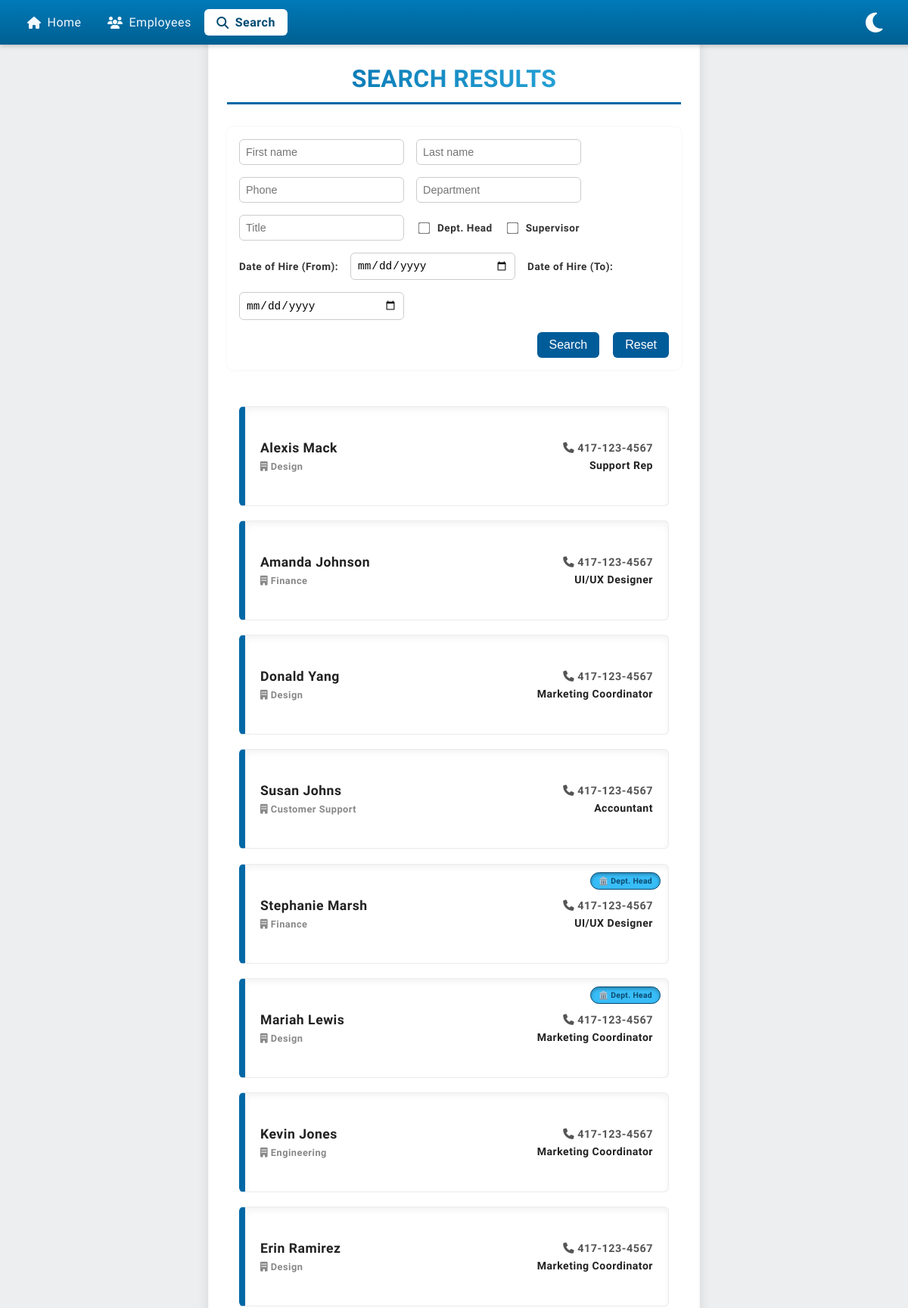
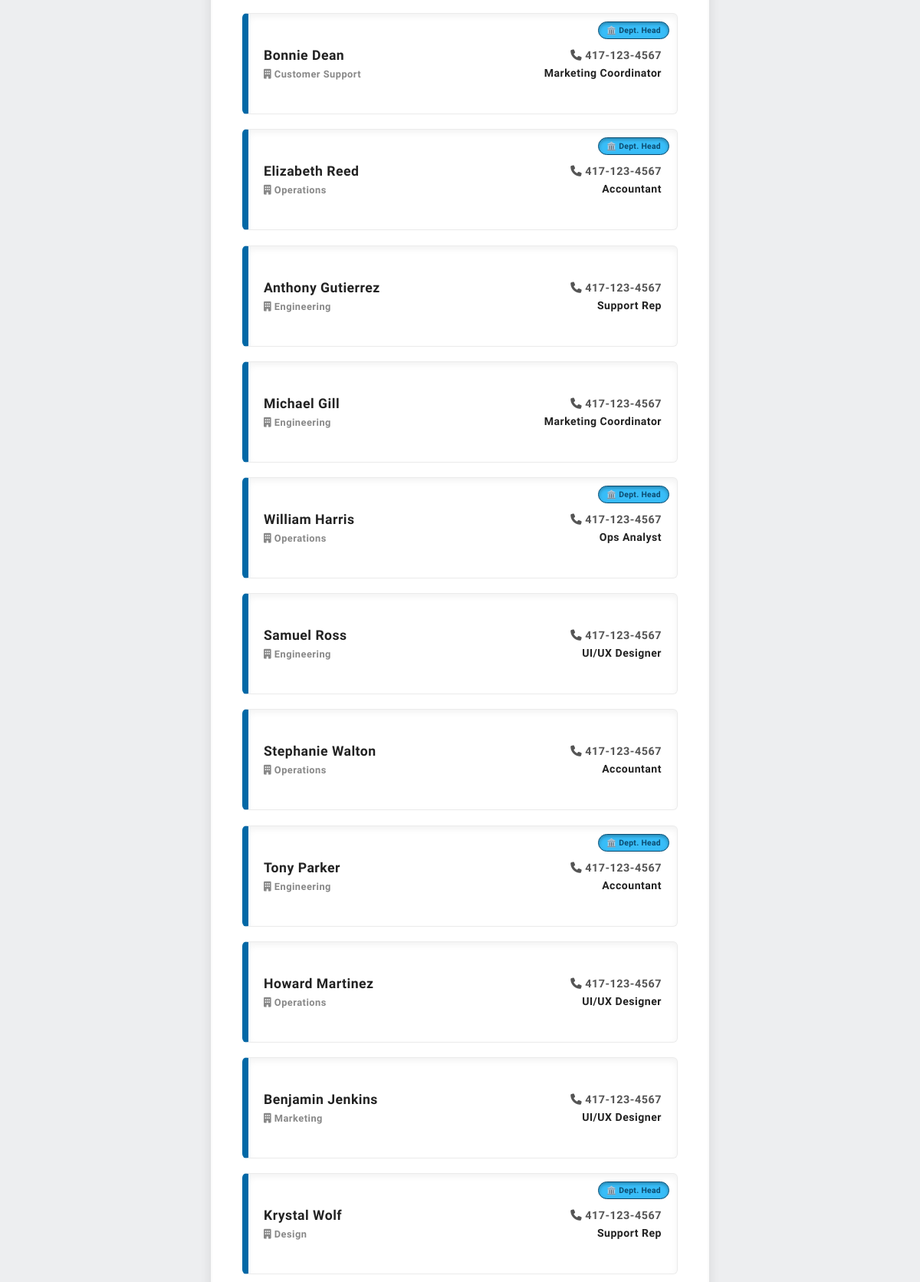
The app's page /search/ (upper part) with its own data (2 pictures, top to bottom).
### employees/models.py (models this page shows, shortened)
class Employees(models.Model):
	firstname = models.CharField(max_length=255)
	lastname = models.CharField(max_length=255)
	phone = models.CharField(max_length=255)
	department = models.CharField(max_length=255)
	title = models.CharField(max_length=255)
	slug = models.SlugField(blank=True)
	email = models.CharField(max_length=255, blank=True)
	head = models.BooleanField(blank=True, null=True)
	spv = models.BooleanField(blank=True, null=True)
	doh = models.DateField(blank=True, null=True)
	bday = models.DateField(blank=True, null=True)

### employees/views.py (the view, shortened to what this page needs)
# urls.py: path('search/', views.search_employees, name='search_employees'),
def search_employees(request):
    today = date.today()
    firstname = request.GET.get('firstname', '').strip()
    lastname = request.GET.get('lastname', '').strip()
    phone = request.GET.get('phone', '').strip()
    department = request.GET.get('department', '').strip()
    title = request.GET.get('title', '').strip()
    doh_start = request.GET.get('doh_start', '').strip()
    doh_end = request.GET.get('doh_end', '').strip()
    head = request.GET.get('head')  # Checkbox
    spv = request.GET.get('spv')    # Checkbox
    date_format = "%Y-%m-%d"
    filters = Q()
    if firstname:
        filters &= Q(firstname__icontains=firstname)
    if lastname:
        filters &= Q(lastname__icontains=lastname)
    if phone:
        filters &= Q(phone__icontains=phone)
    if department:
        filters &= Q(department__icontains=department)
    if title:
        filters &= Q(title__icontains=title)
    if head is not None:
        filters &= Q(head=True)
    if spv is not None:
        filters &= Q(spv=True)
    results = Employees.objects.filter(filters)
    if 'firstname' in request.GET:
        results = results.filter(firstname__icontains=request.GET['firstname'])
    if 'lastname' in request.GET:
        results = results.filter(lastname__icontains=request.GET['lastname'])
    return render(request, 'search_results.html', {
        'results': results,
        'query': request.GET.urlencode(),  # optional — since we're using field-based search now
        'today': today,
    })

### employees/templates/search_results.html (shortened to what this page needs)
{% extends "master.html" %}
{% block content %}
  <div class="mycard">
    <h1>Search results</h1>
    <form method="get" action="{% url 'search_employees' %}" class="advanced-search-form">
      <input type="text" name="firstname" placeholder="First name" value="{{ request.GET.firstname }}">
      <input type="text" name="lastname" placeholder="Last name" value="{{ request.GET.lastname }}">
      <input type="text" name="phone" placeholder="Phone" value="{{ request.GET.phone }}">
      <input type="text" name="department" placeholder="Department" value="{{ request.GET.department }}">
      <input type="text" name="title" placeholder="Title" value="{{ request.GET.title }}">
      <label>
        <input type="checkbox" name="head" {% if request.GET.head %}checked{% endif %}>
        Dept. Head
      </label>
      <label>
        <input type="checkbox" name="spv" {% if request.GET.spv %}checked{% endif %}>
        Supervisor
      </label>
      <div class="doh-date-range">
        <label>Date of Hire (From):</label>
        <input type="date" name="doh_start" value="{{ request.GET.doh_start }}">
        <label>Date of Hire (To):</label>
        <input type="date" name="doh_end" value="{{ request.GET.doh_end }}">
      </div>
      <div class="search-buttons">
        <button type="submit">Search</button>
        <button type="reset" class="reset-button" onclick="resetForm()">Reset</button>
      </div>
    </form>
      <div class="employee-grid">
        {% for x in results %}
          <div class="employee-card hvr-float-shadow"
              data-aos="{% if forloop.counter0|divisibleby:2 %}zoom-in-left{% else %}zoom-in-right{% endif %}"
              onclick="document.getElementById('{{ x.slug }}').click()">
            <div class="watermarks absolute top-2 right-2 flex flex-col items-end space-y-1 z-10">
              {% if x.head %}
                <span class="watermark dept-head">🏛️ Dept. Head</span>
              {% endif %}
            </div>
            <a href="{% url 'details' x.slug %}">
              <div class="card-columns">
                <div class="card-left">
                  <strong>{{ x.firstname }} {{ x.lastname }}</strong><br>
                  <sub><i class="fa fa-building" aria-hidden="true"></i> {{ x.department }}</sub>
                </div>
                <div class="card-right">
                  <small><i class="fa fa-phone" aria-hidden="true"></i> {% if x.phone %}{{ x.phone }}{% else %}&nbsp;{% endif %}</small><br>
                  <sub><strong>{{ x.title }}</strong></sub>
                </div>
              </div>
            </a>
          </div>
        {% empty %}
          <p>No employees found.</p>
        {% endfor %}
      </div>
  </div>
{% endblock %}

### mystaticfiles/global.css (style rules this page uses)
html, body { height: 100%; max-width: 100%; }
body { margin: 0; font: 600 18px 'Source Sans Pro', sans-serif; letter-spacing: 0.5px; background-color: #edeef0; color: #333; transition: background-color 0.3s, color 0.3s; font-size: clamp(16px, 1.2vw, 18px); }
a { cursor: default; }
.mycard { background-color: #ffffff; margin: 40px auto; width: 90%; max-width: 50%; border-radius: 10px; box-shadow: inset 0 2px 4px rgba(0, 0, 0, 0.05), 0 5px 15px rgba(0, 0, 0, 0.1); padding: 25px; animation: fadeInSlide 0.5s ease-out; }
.mycard h1 { text-align: center; color: #0068a6; margin: 20px 0 30px 0; font-size: 2rem; font-weight: 700; letter-spacing: 0.5px; text-transform: uppercase; background: linear-gradient(to right, #0068a6, #33b5e5); -webkit-background-clip: text; -webkit-text-fill-color: transparent; border-bottom: 3px solid #0068a6; padding-bottom: 0.75rem; }
.card-columns { display: flex; justify-content: space-between; align-items: flex-start; }
.card-left, .card-right { width: 48%; }
.card-right { text-align: right; }
.employee-grid { display: grid; grid-template-columns: repeat(auto-fill, minmax(300px, 1fr)); gap: 1.2rem; padding: 1rem; }
.employee-card { position: relative; background-color: #ffffff; border: 1px solid rgba(0, 0, 0, 0.08); border-left: 8px solid #0068a6; box-shadow: inset 0 4px 8px rgba(0, 0, 0, 0.05); padding: 15px 20px; border-radius: 6px; transition:box-shadow 0.6s ease; display: flex; flex-direction: column; justify-content: center; min-height: 100px; text-decoration: none; }
.employee-card a { text-decoration: none; color: #0068a6; }
.employee-card strong { font-size: 1.1em; color: #222; }
.employee-card small { font-size: 0.9em; color: #555; }
.employee-card sub { font-size: 0.8em; color: #888; }
.hvr-float-shadow { vertical-align: middle; -webkit-transform: perspective(1px) translateZ(0); transform: perspective(1px) translateZ(0); position: relative; -webkit-transition-duration: 0.3s; transition-duration: 0.3s; -webkit-transition-property: transform; transition-property: transform; }
.hvr-float-shadow:before { pointer-events: none; position: absolute; z-index: -1; content: ''; top: 100%; left: 5%; height: 10px; width: 90%; opacity: 0; background: -webkit-radial-gradient(center, ellipse, rgba(0, 0, 0, 0.35) 0%, rgba(0, 0, 0, 0) 80%) !important; background: radial-gradient(ellipse at center, rgba(0, 0, 0, 0.35) 0%, rgba(0, 0, 0, 0) 80%) !important; -webkit-transition-duration: 0.3s; transition-duration: 0.3s; -webkit-transition-property: transform, opacity; transition-property: transform, opacity; }
.advanced-search-form { position: relative; display: flex; flex-wrap: wrap; gap: 1rem; padding: 1rem; margin-bottom: 2rem; border-radius: 8px; background: var(--form-bg); box-shadow: 0 0 5px rgba(0, 0, 0, 0.05); }
.advanced-search-form input[type="text"], .advanced-search-form input[type="date"] { padding: 0.5rem; border: 1px solid #ccc; border-radius: 6px; font-size: 0.9rem; width: 200px; background: white; color: black; }
.advanced-search-form label { display: flex; align-items: center; gap: 0.5rem; font-size: 0.85rem; white-space: nowrap; }
.advanced-search-form input[type="checkbox"] { transform: scale(1.2); }
.advanced-search-form button { padding: 0.5rem 1rem; background-color: #005c99; color: white; border: none; border-radius: 6px; cursor: pointer; transition: background-color 0.2s ease; font-size: 16px; }
.doh-date-range { display: flex; gap: 1rem; flex-wrap: wrap; }
.search-buttons { display: flex; gap: 0.5rem; flex-wrap: wrap; margin-left: auto; }
.reset-button { padding: 6px 10px; border-radius: 5px; background-color: #dcdcdc; color: #333; cursor: pointer; font-size: 1rem; transition: background-color 0.3s, color 0.3s; border: 1px solid #ccc; margin-left: 10px; }
[data-aos] { opacity: 0; transition-property: opacity, transform; will-change: opacity, transform; }
.watermarks { position: absolute; top: 10px; right: 10px; display: flex; flex-direction: row; align-items: flex-end; gap: 0.5rem; z-index: 10; pointer-events: none; flex-wrap: wrap; }
.watermark { font-size: 0.65rem; font-weight: 600; padding: 4px 10px; border-radius: 999px; letter-spacing: 0.3px; white-space: nowrap; box-shadow: inset 0 2px 4px rgba(0, 0, 0, 0.3); pointer-events: none; }
.watermark.dept-head { background: #38bdf8; color: #0c4a6e; border: 1px solid #0c4a6e; }

### records on screen
Employees: firstname "Alexis", lastname "Mack", department "Design", phone "417-123-4567", title "Support Rep"
Employees: firstname "Amanda", lastname "Johnson", department "Finance", phone "417-123-4567", title "UI/UX Designer"
Employees: firstname "Donald", lastname "Yang", department "Design", phone "417-123-4567", title "Marketing Coordinator"
Employees: firstname "Susan", lastname "Johns", department "Customer Support", phone "417-123-4567", title "Accountant"
Employees: head "🏛️ Dept. Head", firstname "Stephanie", lastname "Marsh", department "Finance", phone "417-123-4567", title "UI/UX Designer"
Employees: head "🏛️ Dept. Head", firstname "Mariah", lastname "Lewis", department "Design", phone "417-123-4567", title "Marketing Coordinator"
Employees: firstname "Kevin", lastname "Jones", department "Engineering", phone "417-123-4567", title "Marketing Coordinator"
Employees: firstname "Erin", lastname "Ramirez", department "Design", phone "417-123-4567", title "Marketing Coordinator"
Employees: head "🏛️ Dept. Head", firstname "Bonnie", lastname "Dean", department "Customer Support", phone "417-123-4567", title "Marketing Coordinator"
Employees: head "🏛️ Dept. Head", firstname "Elizabeth", lastname "Reed", department "Operations", phone "417-123-4567", title "Accountant"
Employees: firstname "Anthony", lastname "Gutierrez", department "Engineering", phone "417-123-4567", title "Support Rep"
Employees: firstname "Michael", lastname "Gill", department "Engineering", phone "417-123-4567", title "Marketing Coordinator"
Employees: head "🏛️ Dept. Head", firstname "William", lastname "Harris", department "Operations", phone "417-123-4567", title "Ops Analyst"
Employees: firstname "Samuel", lastname "Ross", department "Engineering", phone "417-123-4567", title "UI/UX Designer"
Employees: firstname "Stephanie", lastname "Walton", department "Operations", phone "417-123-4567", title "Accountant"
Employees: head "🏛️ Dept. Head", firstname "Tony", lastname "Parker", department "Engineering", phone "417-123-4567", title "Accountant"
Employees: firstname "Howard", lastname "Martinez", department "Operations", phone "417-123-4567", title "UI/UX Designer"
Employees: firstname "Benjamin", lastname "Jenkins", department "Marketing", phone "417-123-4567", title "UI/UX Designer"
Employees: head "🏛️ Dept. Head", firstname "Krystal", lastname "Wolf", department "Design", phone "417-123-4567", title "Support Rep"
